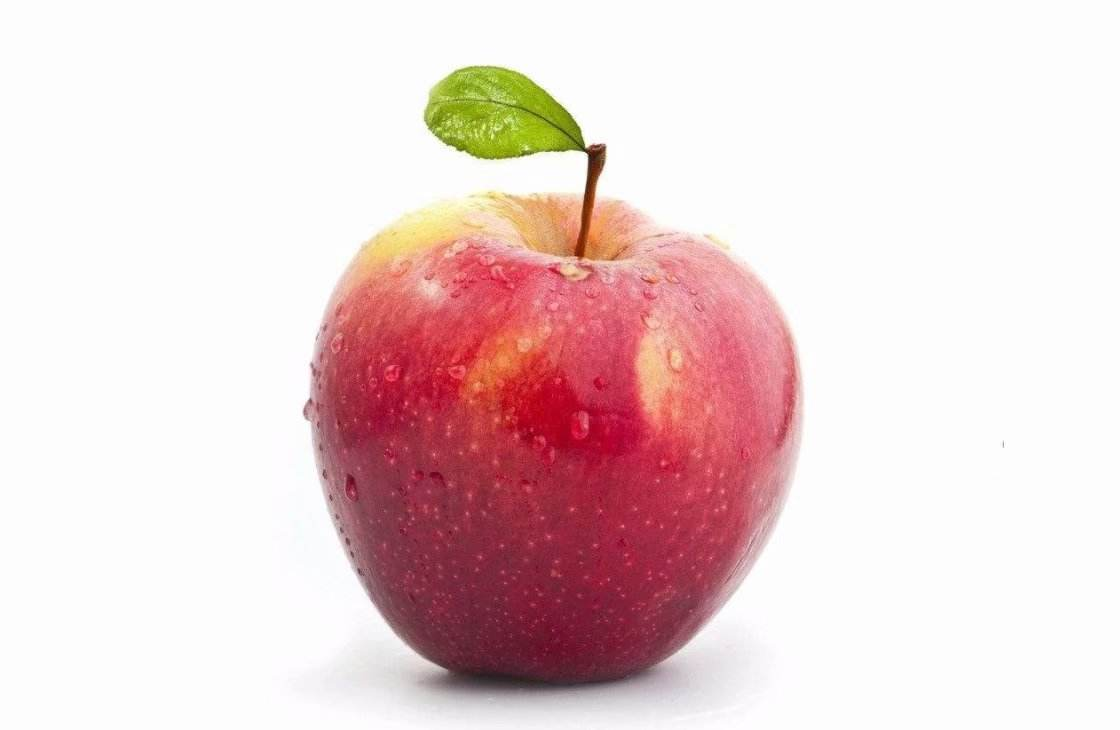
#> input picture T30_Algorithm/P1_Hash/02_pHash/img_test/apple-01.jpg, 1120 x 730 px
$ python phash_v2.2.py
#> lines starting #> are read from the running program, lines starting #| are printed output that depends on the picture; long printed decimals are rounded
"""
以图搜图：感知哈希算法（Perceptual hash algorithm）的原理与实现
测试环境：win10 | python 3.9.13 | OpenCV 4.4.0 | numpy 1.21.1
实验时间：2023-10-22
"""

# ---------------------------------------------------------------------------------------------------------------------
# 测试：DCT变换后，只提取DCT系数左上角8x8像素：img_dct[0:8, 0:8]
# ---------------------------------------------------------------------------------------------------------------------

import sys
import cv2
import numpy as np
import matplotlib.pyplot as plt

# 测试图片路径
img_path = 'img_test/apple-01.jpg'
# img_path = 'img_car/X3-08.jpg'


# 读取原图：通过OpenCV加载图像
img = cv2.imread(img_path)
#> img is the input picture: shape (730, 1120, 3); mean B, G, R 210.4, 210.1, 234.1
# plt.imshow(img, cmap='gray')
# plt.show()

# 通道重排，从BGR转换为RGB
img = cv2.cvtColor(img, cv2.COLOR_BGR2RGB)
# plt.imshow(img, cmap='gray')
# plt.show()

# 缩小图像：使用OpenCV的resize函数将图像缩放为32x32像素，采用Cubic插值方法进行图像重采样
img_32 = cv2.resize(img, (32, 32), cv2.INTER_CUBIC)
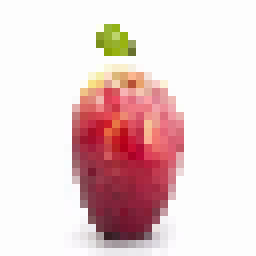
#> img_32: shape (32, 32, 3) (shown 8 times larger); mean R, G, B 234, 210.1, 210.4
# plt.imshow(img_32, cmap='gray')
# plt.show()

# 图像灰度化：将彩色图像转换为灰度图像。
img_gray = cv2.cvtColor(img_32, cv2.COLOR_BGR2GRAY)
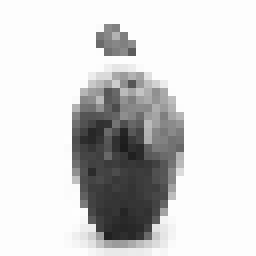
#> img_gray: shape (32, 32) (shown 8 times larger); min 28, max 254, mean 212.9
# print(f"缩放32x32的图像中每个像素的颜色=\n{img_gray}")
# plt.imshow(img_gray, cmap='gray')
# plt.show()

# 离散余弦变换（DCT）：计算图像的DCT变换，得到32×32的DCT变换系数矩阵
img_dct = cv2.dct(np.float32(img_gray))
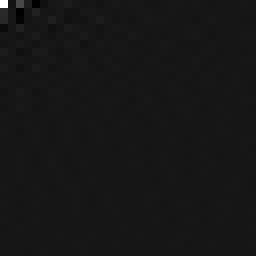
#> img_dct: shape (32, 32) float32 (shown 8 times larger); min -662.4, max 6813.7, mean 7.8; drawn with min black and max white
# print(f"灰度图像离散余弦变换（DCT）={img_dct}")

# 缩放DCT：只提取了DCT系数的左上角8x8块（即ROI，感兴趣区域）
dct_roi = img_dct[0:8, 0:8]

# # 缩放DCT系数
# dct_scaled = cv2.normalize(dct_roi, None, 0, 255, cv2.NORM_MINMAX)
# img_dct_scaled = dct_scaled.astype(np.uint8)

# # 显示DCT系数的图像
# plt.imshow(img_dct_scaled, cmap='gray')
# plt.show()

# 计算灰度均值：计算DCT变换后图像块的均值
img_avg = np.mean(dct_roi)
#> img_avg = 124.3
print(f"DCT变换后图像块的均值={img_avg}")
#| DCT变换后图像块的均值=124.316

# 生成二进制哈希值
img_hash_str = ''
for i in range(8):
    for j in range(8):
        if dct_roi[i, j] > img_avg:
            img_hash_str += '1'
        else:
            img_hash_str += '0'
print(f"图像的二进制哈希值={img_hash_str}")

img_hash_str = ""
for i in range(8):
    img_hash_str += ''.join(map(lambda i: '0' if i < img_avg else '1', dct_roi[i]))
print(f"图像的二进制哈希值={img_hash_str}")
#| 图像的二进制哈希值=1011000010001000100000100010000000001000000000001000000000000000

# 生成图像可识别哈希值
img_hash = ''
for i in range(0, 64, 4):
    img_hash += ''.join('%x' % int(img_hash_str[i: i + 4], 2))
#> after the loop, img_hash = 'b088822008008000'
print(f"图像可识别的哈希值={img_hash}")
#| 图像可识别的哈希值=b088822008008000

$ run again, with T30_Algorithm/P1_Hash/02_pHash/img_test/apple-03.jpg copied over T30_Algorithm/P1_Hash/02_pHash/img_test/apple-01.jpg
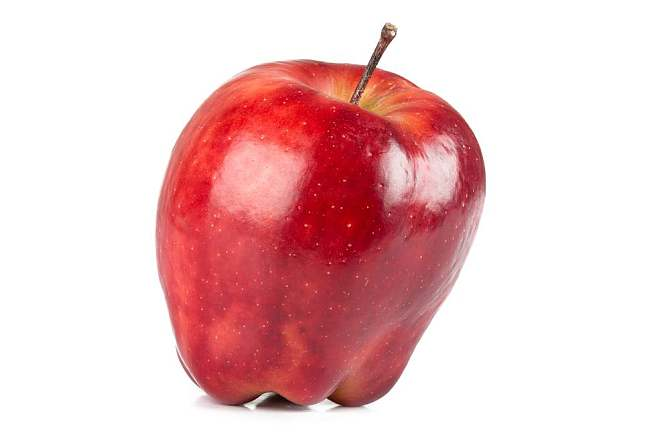
#> input picture T30_Algorithm/P1_Hash/02_pHash/img_test/apple-03.jpg, 670 x 447 px
#> img is the input picture: shape (447, 670, 3); mean B, G, R 200.7, 199, 236.9
#> `img_32 = cv2.resize(img, (32, 32), cv2.INTER_CUBIC)`:
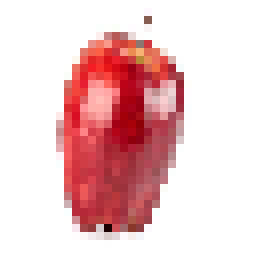
#> img_32: shape (32, 32, 3) (shown 8 times larger); mean R, G, B 236.9, 199.3, 200.9
#> `img_gray = cv2.cvtColor(img_32, cv2.COLOR_BGR2GRAY)`:
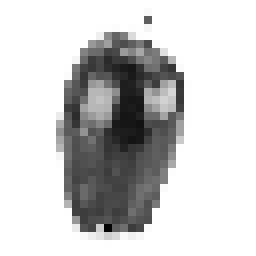
#> img_gray: shape (32, 32) (shown 8 times larger); min 4, max 255, mean 204.1
#> img_avg = 123.9
#| DCT变换后图像块的均值=123.927
#| 图像的二进制哈希值=1011000010000000100000110001000010001100000000000000100000100000
#> after the loop `for i in range(0, 64, 4):`: img_hash = 'b08083108c000820'
#| 图像可识别的哈希值=b08083108c000820
